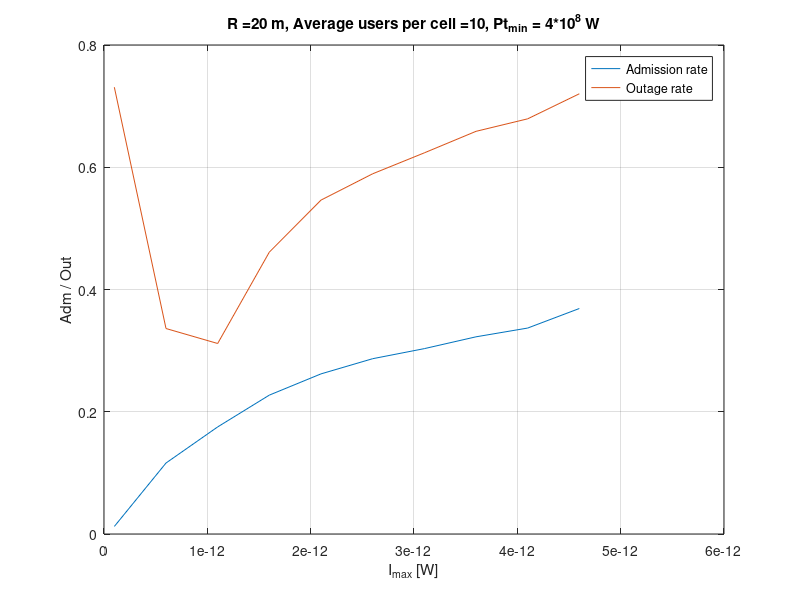

The MATLAB script that drew this image:
close all    % Close all open figures
clear        % Reset variables
clc          % Clear the command window

Data=load('KPIptMinLimited_10users_noDirectedRetry.txt');
% Data=sortrows(Data,1);

figure1 = figure(1);
plot(Data(:,1),Data(:,2)/100);

hold on; 
grid on;

plot(Data(:,1),Data(:,3)/100);

xlabel('I_{max} [W]');
ylabel('Adm / Out');
legend('Admission rate', 'Outage rate');

    title(strcat('R = ', num2str(Data(1,6)),' m, Average users per cell = ', num2str(Data(1,5)), ', Pt_{min} = 4*10^8 W'));
   